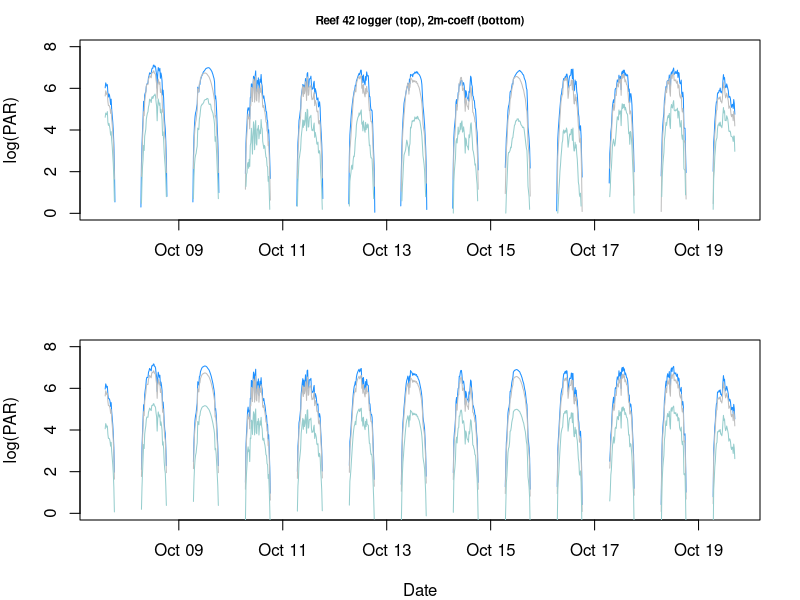
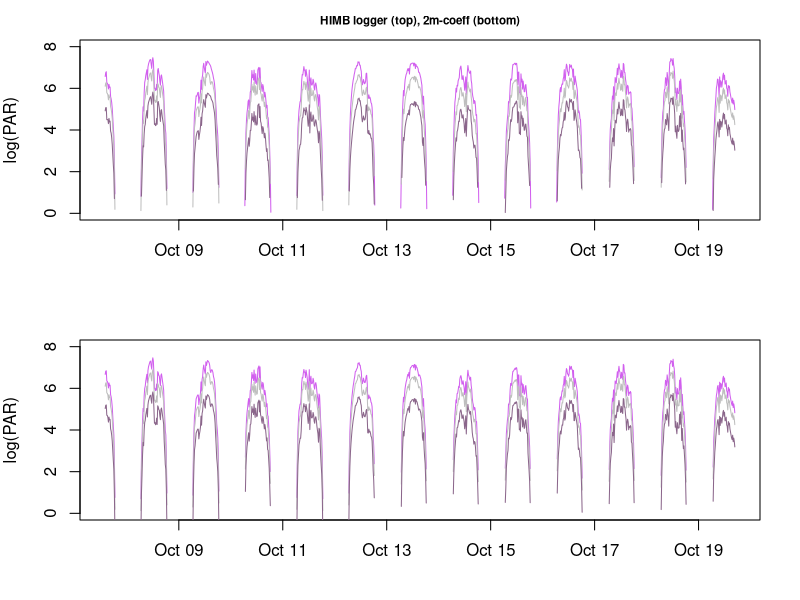
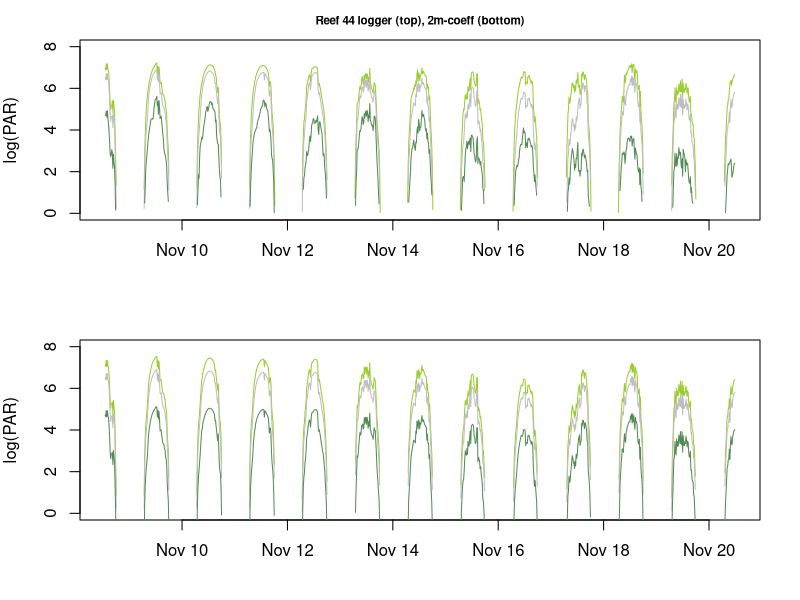
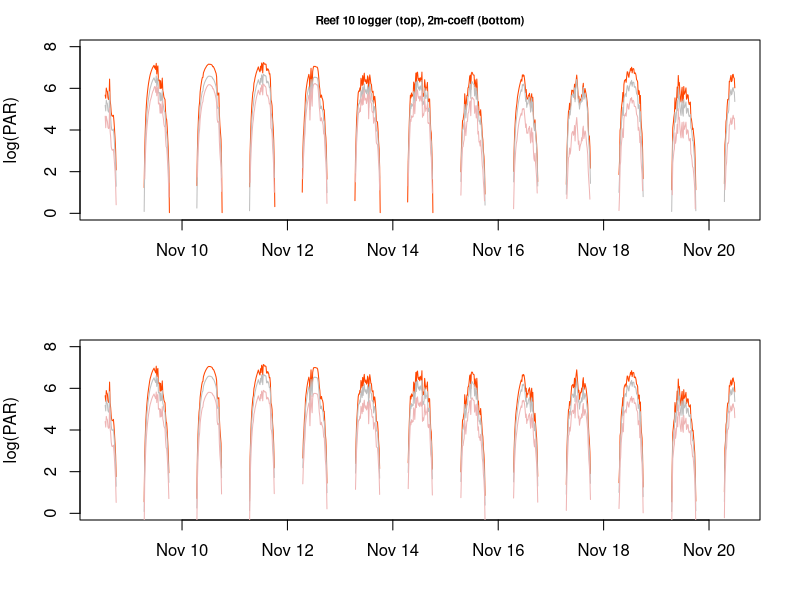

Source code (R) for these figures, in order: (Note: this script raises an error after producing the figures.)
# light attenuation with Depth as FACTOR to show light among depth zones
# this script will take the light at 2m and determine offsets at defined depth (<1m and 8m) based on loggers
# non-linear models are run and observed-expected are graphed
# a comparison of real and modeled data are also graphed to ensure agreement
# finally, a figure is made to show light environments at 3 depth environments for each site


####################################################
####################################################
### Light attenuation  October deployment ##########
####################################################
####################################################

# using October deployment at 3 depths

df<-read.csv("data/environmental/temp and light/Field.allPAR.Oct2016.csv")
df<-df[ , -which(names(df) %in% c("X","Rf44.shallow", "Rf44.mid"))] # remove R44 w/o 3 levels
df$timestamp<-as.POSIXct(df$timestamp)
df[df<=1] <- NA # remove low values to get day only

Oct.PAR<-df
colnames(Oct.PAR)[2:7]<-"PAR" # change all light columns to read "PAR" this is for rbind later

Rf42.shall<-Oct.PAR[1:2] #only time and PAR
Rf42.shall$Site<-as.factor("Rf42") # make site level
Rf42.shall$Depth<-3*0.3048 # logger at 3 ft, convert to --> meters
Rf42.mid<-Oct.PAR[, c(1,3)]; Rf42.mid$Site<-as.factor("Rf42"); Rf42.mid$Depth<-8*0.3048 # logger at 8 ft 
Rf42.deep<-Oct.PAR[, c(1,4)]; Rf42.deep$Site<-as.factor("Rf42"); Rf42.deep$Depth<-27*0.3048 # logger at 27 ft

HIMB.shall<-Oct.PAR[, c(1,5)]; HIMB.shall$Site<-as.factor("HIMB"); HIMB.shall$Depth<-1*0.3048 # logger at 1 ft
HIMB.mid<-Oct.PAR[, c(1,6)]; HIMB.mid$Site<-as.factor("HIMB"); HIMB.mid$Depth<-6*0.3048 # logger at 6 ft
HIMB.deep<-Oct.PAR[, c(1,7)]; HIMB.deep$Site<-as.factor("HIMB"); HIMB.deep$Depth<-25*0.3048 # logger at 25 ft

PAR.df<-rbind(Rf42.shall, Rf42.mid, Rf42.deep, HIMB.shall, HIMB.mid, HIMB.deep)

# Break up into each reef
#####
PAR.Rf42<-PAR.df[(PAR.df$Site=="Rf42"),] # just Rf42
PAR.Rf42$Depth<-as.factor(PAR.Rf42$Depth) # depth as factor
PAR.Rf42$Depth <- factor(PAR.Rf42$Depth, levels = c("2.4384", "0.9144", "8.2296"))
PAR.Rf42$log.PAR<-log(PAR.Rf42$PAR)

mod<-lm(log.PAR~Depth, data=PAR.Rf42, na.action=na.exclude) # Rf42 dataframe with Depth as a factor
summary(mod)$coefficients # coefficients
Rf42.coeffs<-c(coef(mod)["(Intercept)"], coef(mod)[2], coef(mod)[3])

shal<-Rf42.coeffs[2]; mid<-Rf42.coeffs[1]; deep<-Rf42.coeffs[3]

####
####
# make new dataframes for Sites
Rf42.df<-df[1:4] 

####
# making some log data
Rf42.df$log.shal<-log(Rf42.df$Rf42.shallow)
Rf42.df$log.mid<-log(Rf42.df$Rf42.mid)
Rf42.df$log.deep<-log(Rf42.df$Rf42.deep)

# making some log data using coefficients
Rf42.df$coef.shal<-Rf42.df$log.mid + shal
Rf42.df$coef.mid<-Rf42.df$log.mid
Rf42.df$coef.deep<-Rf42.df$log.mid + deep

##################
##### Figure #####
# how does data compare?

##### plot log data collected at each site
par(mfrow=c(2,1), mar=c(4,4,2,2))
plot(y=Rf42.df$log.shal, x=Rf42.df$timestamp, type="l", col="dodgerblue", 
     main="Reef 42 logger (top), 2m-coeff (bottom)", cex.main=0.7, 
     ylab="log(PAR)", xlab="", ylim=c(0,8))
par(new=T)
with(Rf42.df, lines(y=Rf42.df$log.mid, x=Rf42.df$timestamp, type="l", col="gray"))
par(new=T)
with(Rf42.df, lines(y=Rf42.df$log.deep, x=Rf42.df$timestamp, type="l", col="paleturquoise3"))

##### plot of modeled 1m and 8m using <1m model coeffs. 
plot(y=Rf42.df$coef.shal, x=Rf42.df$timestamp, type="l", col="dodgerblue", ylab="log(PAR)", 
     xlab="Date", ylim=c(0,8))
par(new=T)
with(Rf42.df, lines(y=Rf42.df$coef.mid, x=Rf42.df$timestamp, type="l", col="gray"))
par(new=T)
with(Rf42.df, lines(y=Rf42.df$coef.deep, x=Rf42.df$timestamp, type="l", col="paleturquoise3"))
legend("top", lty=1, col=c("dodgerblue", "gray", "paleturquoise3"), legend=c("<1m", "2m", "8m"), 
       lwd=2, bty="n", inset=c(0, -0.5), seg.len=1, cex=1.1, xpd=TRUE, horiz=TRUE)

dev.copy(pdf, "figures/environmental/PAR_data_2xcoef_Rf42.pdf", height=4, width=6)
dev.off()


################################ 
########### HIMB ############### 
PAR.HIMB<-PAR.df[(PAR.df$Site=="HIMB"),] # just HIMB
PAR.HIMB$Depth<-as.factor(PAR.HIMB$Depth) # depth as factor
PAR.HIMB$Depth <- factor(PAR.HIMB$Depth, levels = c("1.8288", "0.3048", "7.62"))

mod<-lm(log(PAR)~Depth, data=PAR.HIMB, na.action=na.exclude) # HIMB dataframe with Depth as a factor
summary(mod)$coefficients # coefficients
HIMB.coeffs<-c(coef(mod)["(Intercept)"], coef(mod)[2], coef(mod)[3])
shal<-HIMB.coeffs[2]; mid<-HIMB.coeffs[1]; deep<-HIMB.coeffs[3]

####
####
# make new dataframes for Sites
HIMB.df<-df[, c(1,5:7)]; 
HIMB.df[HIMB.df<=1] <- NA # remove leftover values that remain low independently

####
# making some log data
HIMB.df$log.shal<-log(HIMB.df$HIMB.shallow)
HIMB.df$log.mid<-log(HIMB.df$HIMB.mid)
HIMB.df$log.deep<-log(HIMB.df$HIMB.deep)

# making some log data using coefficients
HIMB.df$coef.shal<-HIMB.df$log.mid + shal
HIMB.df$coef.mid<-HIMB.df$log.mid 
HIMB.df$coef.deep<-HIMB.df$log.mid + deep


##################
##### Figure #####

# plot log data
par(mfrow=c(2,1), mar=c(4,4,2,2))
plot(y=HIMB.df$log.shal, x=HIMB.df$timestamp, type="l", col="mediumorchid2", 
     main="HIMB logger (top), 2m-coeff (bottom)", cex.main=0.7, ylab="log(PAR)", 
     xlab="", ylim=c(0,8))
par(new=T)
with(HIMB.df, lines(y=HIMB.df$log.mid, x=HIMB.df$timestamp, type="l", col="gray"))
par(new=T)
with(HIMB.df, lines(y=HIMB.df$log.deep, x=HIMB.df$timestamp, type="l", col="plum4"))

# plot of modeled 1m and 8m using <2m model coeffs. 
plot(y=HIMB.df$coef.shal, x=HIMB.df$timestamp, type="l", col="mediumorchid2", 
     cex.main=0.7, ylab="log(PAR)", xlab="", ylim=c(0,8))
par(new=T)
with(HIMB.df, lines(y=HIMB.df$coef.mid, x=HIMB.df$timestamp, type="l", col="gray"))
par(new=T)
with(HIMB.df, lines(y=HIMB.df$coef.deep, x=HIMB.df$timestamp, type="l", col="plum4"))
legend("top", lty=1, col=c("mediumorchid2", "gray", "plum4"), legend=c("<1m", "2m", "8m"), 
       lwd=2, bty="n", inset=c(0, -0.5), seg.len=1, cex=1.1, xpd=TRUE, horiz=TRUE)

dev.copy(pdf, "figures/environmental/PAR_data_2xcoef_HIMB.pdf", height=4, width=6)
dev.off()


####################################################
####################################################
### Light attenuation  November deployment #########
####################################################
####################################################

# using November deployment at 3 depths

df<-read.csv("data/environmental/temp and light/Field.allPAR.Nov2016.csv"); df<-df[-1]
df$timestamp<-as.POSIXct(df$timestamp)
df[df<=1] <- NA # remove low values to get day only

Nov.PAR<-df
colnames(Nov.PAR)[2:7]<-"PAR" # change all light columns to read "PAR" this is for rbind later

Rf44.shall<-Nov.PAR[1:2] #only time and PAR
Rf44.shall$Site<-as.factor("Rf44") # make site level
Rf44.shall$Depth<-1*0.3048 # logger at 1 ft, convert to --> meters
Rf44.mid<-Nov.PAR[, c(1,3)]; Rf44.mid$Site<-as.factor("Rf44"); Rf44.mid$Depth<-6*0.3048 # logger at 6 ft 
Rf44.deep<-Nov.PAR[, c(1,4)]; Rf44.deep$Site<-as.factor("Rf44"); Rf44.deep$Depth<-25*0.3048 # logger at 25 ft

Rf10.shall<-Nov.PAR[, c(1,5)]; Rf10.shall$Site<-as.factor("Rf10"); Rf10.shall$Depth<-2*0.3048 # logger at 2 ft
Rf10.mid<-Nov.PAR[, c(1,6)]; Rf10.mid$Site<-as.factor("Rf10"); Rf10.mid$Depth<-6*0.3048 # logger at 6 ft
Rf10.deep<-Nov.PAR[, c(1,7)]; Rf10.deep$Site<-as.factor("Rf10"); Rf10.deep$Depth<-26*0.3048 # logger at 26 ft

# bind together
PAR.df<-rbind(Rf44.shall, Rf44.mid, Rf44.deep, Rf10.shall, Rf10.mid, Rf10.deep)

# Break up into each reef
#####
PAR.Rf44<-PAR.df[(PAR.df$Site=="Rf44"),] # just Rf44
PAR.Rf44$Depth<-as.factor(PAR.Rf44$Depth) # depth as factor
PAR.Rf44$Depth <- factor(PAR.Rf44$Depth, levels = c("1.8288", "0.3048", "7.62"))
PAR.Rf44$log.PAR<-log(PAR.Rf44$PAR)

mod<-lm(log.PAR~Depth, data=PAR.Rf44, na.action=na.exclude) # R44 dataframe with Depth as a factor
summary(mod)$coefficients # coefficients
Rf44.coeffs<-c(coef(mod)["(Intercept)"], coef(mod)[2], coef(mod)[3])
shal<-Rf44.coeffs[2]; mid<-Rf44.coeffs[1]; deep<-Rf44.coeffs[3]

####
####
# make new dataframes for Sites
Rf44.df<-df[1:4] 

####
# making some log data
Rf44.df$log.shal<-log(Rf44.df$Rf44.shallow)
Rf44.df$log.mid<-log(Rf44.df$Rf44.mid)
Rf44.df$log.deep<-log(Rf44.df$Rf44.deep)

# making some log data using coefficients
Rf44.df$coef.shal<-Rf44.df$log.mid + shal
Rf44.df$coef.mid<-Rf44.df$log.mid
Rf44.df$coef.deep<-Rf44.df$log.mid + deep

##################
##### Figure #####
# how does data compare?

##### plot log data collected at each site
par(mfrow=c(2,1), mar=c(4,4,2,2))
plot(y=Rf44.df$log.shal, x=Rf44.df$timestamp, type="l", col="yellowgreen", 
     main="Reef 44 logger (top), 2m-coeff (bottom)", cex.main=0.7, 
     ylab="log(PAR)", xlab="", ylim=c(0,8))
par(new=T)
with(Rf44.df, lines(y=Rf44.df$log.mid, x=Rf44.df$timestamp, type="l", col="gray"))
par(new=T)
with(Rf44.df, lines(y=Rf44.df$log.deep, x=Rf44.df$timestamp, type="l", col="palegreen4"))

##### plot of modeled 2m and 8m using <1m model coeffs. 
plot(y=Rf44.df$coef.shal, x=Rf44.df$timestamp, type="l", col="yellowgreen", ylab="log(PAR)", 
     xlab="", ylim=c(0,8))
par(new=T)
with(Rf44.df, lines(y=Rf44.df$coef.mid, x=Rf44.df$timestamp, type="l", col="gray"))
par(new=T)
with(Rf44.df, lines(y=Rf44.df$coef.deep, x=Rf44.df$timestamp, type="l", col="palegreen4"))
legend("top", lty=1, col=c("yellowgreen", "gray", "palegreen4"), legend=c("<1m", "2m", "8m"), 
       lwd=2, bty="n", inset=c(0, -0.5), seg.len=1, cex=1.1, xpd=TRUE, horiz=TRUE)

dev.copy(pdf, "figures/environmental/PAR_data_2xcoef_Rf44.pdf", height=4, width=6)
dev.off()


###################################
########### Reef 10 ############### 
PAR.Rf10<-PAR.df[(PAR.df$Site=="Rf10"),] # just Rf10
PAR.Rf10$Depth<-as.factor(PAR.Rf10$Depth) # depth as factor
PAR.Rf10$Depth <- factor(PAR.Rf10$Depth, levels = c("1.8288", "0.6096", "7.9248"))

mod<-lm(log(PAR)~Depth, data=PAR.Rf10, na.action=na.exclude) # Rf10 dataframe with Depth as a factor
summary(mod)$coefficients # coefficients
Rf10.coeffs<-c(coef(mod)["(Intercept)"], coef(mod)[2], coef(mod)[3])
shal<-Rf10.coeffs[2]; mid<-Rf10.coeffs[1]; deep<-Rf10.coeffs[3]

####
####
# make new dataframes for Sites
Rf10.df<-df[, c(1,5:7)]

####
# making some log data
Rf10.df$log.shal<-log(Rf10.df$Rf10.shallow)
Rf10.df$log.mid<-log(Rf10.df$Rf10.mid)
Rf10.df$log.deep<-log(Rf10.df$Rf10.deep)

# making some log data using coefficients
Rf10.df$coef.shal<-Rf10.df$log.mid + shal
Rf10.df$coef.mid<-Rf10.df$log.mid
Rf10.df$coef.deep<-Rf10.df$log.mid + deep

##################
##### Figure #####

# plot log data
par(mfrow=c(2,1), mar=c(4,4,2,2))
plot(y=Rf10.df$log.shal, x=Rf10.df$timestamp, type="l", col="orangered", 
     main="Reef 10 logger (top), 2m-coeff (bottom)", cex.main=0.7, ylab="log(PAR)", 
     xlab="", ylim=c(0,8))
par(new=T)
with(Rf10.df, lines(y=Rf10.df$log.mid, x=Rf10.df$timestamp, type="l", col="gray"))
par(new=T)
with(Rf10.df, lines(y=Rf10.df$log.deep, x=Rf10.df$timestamp, type="l", col="rosybrown2"))

# plot of modeled 2m and 8m using <1m model coeffs. 
plot(y=Rf10.df$coef.shal, x=Rf10.df$timestamp, type="l", col="orangered", 
     cex.main=0.7, ylab="log(PAR)", xlab="", ylim=c(0,8))
par(new=T)
with(Rf10.df, lines(y=Rf10.df$coef.mid, x=Rf10.df$timestamp, type="l", col="gray"))
par(new=T)
with(Rf10.df, lines(y=Rf10.df$coef.deep, x=Rf10.df$timestamp, type="l", col="rosybrown2"))
legend("top", lty=1, col=c("orangered", "gray", "rosybrown2"), legend=c("<1m", "2m", "8m"), 
       lwd=2, bty="n", inset=c(0, -0.45), seg.len=1, cex=0.9, xpd=TRUE, horiz=TRUE)

dev.copy(pdf, "figures/environmental/PAR_data_2xcoef_Rf10.pdf", height=4, width=6)
dev.off()


########
# combine all coefficients
all.coefficients<-rbind(Rf42.coeffs, HIMB.coeffs, Rf44.coeffs, Rf10.coeffs)
write.csv(all.coefficients, "data/environmental/light coeffs.csv")

###########

par(mfrow=c(4,3), mar=c(4,4,2,2))
d<-Rf42.df
plot(d$log.shal~d$coef.shal); abline(lm(d$log.shal~d$coef.shal), col="red")
plot(d$log.mid~d$coef.mid, main="Reef 42"); abline(lm(d$log.mid~d$coef.mid), col="red")
plot(d$log.deep~d$coef.deep); abline(lm(d$log.deep~d$coef.deep), col="red")

d<-Rf44.df
plot(d$log.shal~d$coef.shal); abline(lm(d$log.shal~d$coef.shal), col="red")
plot(d$log.mid~d$coef.mid, main="Reef 44"); abline(lm(d$log.mid~d$coef.mid), col="red")
plot(d$log.deep~d$coef.deep); abline(lm(d$log.deep~d$coef.deep), col="red")

d<-HIMB.df
plot(d$log.shal~d$coef.shal); abline(lm(d$log.shal~d$coef.shal), col="red")
plot(d$log.mid~d$coef.mid, main="HIMB"); abline(lm(d$log.mid~d$coef.mid), col="red")
plot(d$log.deep~d$coef.deep); abline(lm(d$log.deep~d$coef.deep), col="red")

d<-Rf10.df
plot(d$log.shal~d$coef.shal); abline(lm(d$log.shal~d$coef.shal), col="red")
plot(d$log.mid~d$coef.mid, main="Reef 10"); abline(lm(d$log.mid~d$coef.mid), col="red")
plot(d$log.deep~d$coef.deep); abline(lm(d$log.deep~d$coef.deep), col="red")

dev.copy(pdf, "figures/environmental/PAR_coef_ob.ex.pdf", height=6, width=6)
dev.off()

########### 


#########################
#########################
#########################

##### 
##### all PAR
files <- list.files(path="data/environmental/temp and light/Jun_DecPAR/all PAR", pattern = "csv$", full.names = T)
tables <- lapply(files, read.csv, header = TRUE)
All.PAR<-do.call(rbind, tables)
All.PAR=All.PAR[-1]
All.PAR$timestamp<-as.POSIXct(All.PAR$timestamp) # fix date

# make a date sequence for entire study
all.date.time<-as.data.frame(seq(
  from=as.POSIXct("2016-06-10 00:00:00", tz="HST"),
  to=as.POSIXct("2017-01-12 00:00:00", tz="HST"),
  by="15 min"))  
colnames(all.date.time)[1]<-"timestamp"

# merge the PAR data and the date sequence to make a complete df through time
PAR.3site<-merge(all.date.time, All.PAR, by="timestamp", all.x=T)
R10.par<-read.csv("data/environmental/temp and light/Jun_DecPAR/all PAR/Reef 10/Rf10.PAR.csv")
R10.par<-R10.par[-1]; R10.par$timestamp<-as.POSIXct(R10.par$timestamp)

PAR.4site<-merge(PAR.3site, R10.par, by="timestamp", all.x=T)
PAR.4site$month <- months(as.Date(PAR.4site$timestamp)) # makes a month column
PAR.4site<-PAR.4site[, c(1,6, 2:5)]

# determine monthly mean for PAR during deployments at depth
write.csv(PAR.4site, "data/environmental/temp and light/Jun_DecPAR/All.PAR.csv")


###########
###########
########### 
# read in all PAR data at 2m and model what the 1m and 8m data would look like
df<-PAR.4site # all the instantaneous light data
df[df<=1] <- NA

coeffs<-read.csv("data/environmental/light coeffs.csv") # modeled coefficients
colnames(coeffs)<-c("Site", "Intercept", "shal.coeff", "deep.coeff")

# log transform PAR data to determine light at depth, then reverse transform

## example calcs
# df$log.shal<-df$log.mid - mid.coeff
# df$log.mid<-df$log.mid
# df$log.deep<-df$log.mid - mid.coeff + deep.coeff

df$logRf42.mid<-log(df$Rf42.mid)
df$logRf42.shall<-log(df$Rf42.mid) + coeffs[1,3]
df$logRf42.deep<-log(df$Rf42.mid) + coeffs[1,4]

df$logHIMB.mid<-log(df$HIMB.mid)
df$logHIMB.shall<-log(df$HIMB.mid) + coeffs[2,3]
df$logHIMB.deep<-log(df$HIMB.mid) + coeffs[2,4]

df$logRf44.mid<-log(df$Rf44.mid)
df$logRf44.shall<-log(df$Rf44.mid) + coeffs[3,3]
df$logRf44.deep<-log(df$Rf44.mid) + coeffs[3,4]

df$logRf10.mid<-log(df$Rf10.mid)
df$logRf10.shall<-log(df$Rf10.mid) + coeffs[4,3]
df$logRf10.deep<-log(df$Rf10.mid) + coeffs[4,4]


df$bt.Rf42.mid<-1*exp(df$logRf42.mid)
df$bt.Rf42.shall<-1*exp(df$logRf42.shall)
df$bt.Rf42.deep<-1*exp(df$logRf42.deep)

df$bt.Rf44.mid<-1*exp(df$logRf44.mid)
df$bt.Rf44.shall<-1*exp(df$logRf44.shall)
df$bt.Rf44.deep<-1*exp(df$logRf44.deep)

df$bt.HIMB.mid<-1*exp(df$logHIMB.mid)
df$bt.HIMB.shall<-1*exp(df$logHIMB.shall)
df$bt.HIMB.deep<-1*exp(df$logHIMB.deep)

df$bt.Rf10.mid<-1*exp(df$logRf10.mid)
df$bt.Rf10.shall<-1*exp(df$logRf10.shall)
df$bt.Rf10.deep<-1*exp(df$logRf10.deep)


All.PAR.df<-df[, (names(df) %in% c("timestamp", "month", 
                                   "bt.Rf42.shall", "bt.Rf42.mid", "bt.Rf42.deep",
                                   "bt.Rf44.shall", "bt.Rf44.mid", "bt.Rf44.deep", 
                                   "bt.HIMB.shall", "bt.HIMB.mid", "bt.HIMB.deep",  
                                   "bt.Rf10.shall", "bt.Rf10.mid", "bt.Rf10.deep"))]

colnames(All.PAR.df)<-c("timestamp", "month", 
                        "Rf42.mid", "Rf42.shall", "Rf42.deep",
                        "Rf44.mid", "Rf44.shall", "Rf44.deep", 
                        "HIMB.mid", "HIMB.shall", "HIMB.deep",  
                        "Rf10.mid", "Rf10.shall", "Rf10.deep")


# Plot it!!
# Reef 44
par(mfrow=c(2,2), mar=c(4,5,2,2))

plot(y=All.PAR.df$Rf44.shall, x=All.PAR.df$timestamp, type="l", col="palegreen2", 
     cex.main=0.7, ylab=(expression(paste("PAR"~(mu*mol~photons~m^-2~s^-1), sep="")))
     , xlab="", main="Reef 44", cex.main=1, ylim=c(0, 2400))
par(new=T)
with(All.PAR.df, lines(y=All.PAR.df$Rf44.mid, x=All.PAR.df$timestamp, type="l", col="gray"))
par(new=T)
with(All.PAR.df, lines(y=All.PAR.df$Rf44.deep, x=All.PAR.df$timestamp, type="l", col="palegreen4"))
legend("topright", lty=1, col=c("palegreen2", "gray", "palegreen4"), legend=c("<1m", "2m", "8m"), 
       lwd=2, bty="n", inset=c(-0.25, -0.05), seg.len=0.5, cex=0.9, x.intersp=0.2, y.intersp=0.4)


# Plot it!!
# Reef 42
plot(y=All.PAR.df$Rf42.shall, x=All.PAR.df$timestamp, type="l", col="dodgerblue", 
     cex.main=0.7, ylab=(expression(paste("PAR"~(mu*mol~photons~m^-2~s^-1), sep="")))
     , xlab="", main="Reef 42", cex.main=1, ylim=c(0, 2400))
par(new=T)
with(All.PAR.df, lines(y=All.PAR.df$Rf42.mid, x=All.PAR.df$timestamp, type="l", col="gray"))
par(new=T)
with(All.PAR.df, lines(y=All.PAR.df$Rf42.deep, x=All.PAR.df$timestamp, type="l", col="paleturquoise3"))
legend("topright", lty=1, col=c("dodgerblue", "gray", "paleturquoise3"), legend=c("<1m", "2m", "8m"), 
       lwd=2, bty="n", inset=c(-0.25, -0.05), seg.len=0.5, cex=0.9, x.intersp=0.2, y.intersp=0.4)

# Plot it!!
# Reef 10
plot(y=All.PAR.df$Rf10.shall, x=All.PAR.df$timestamp, type="l", col="orangered", 
     cex.main=0.7, ylab=(expression(paste("PAR"~(mu*mol~photons~m^-2~s^-1), sep="")))
     , xlab="Dates", main="Reef 10", cex.main=1, ylim=c(0, 2400))
par(new=T)
with(All.PAR.df, lines(y=All.PAR.df$Rf10.mid, x=All.PAR.df$timestamp, type="l", col="gray"))
par(new=T)
with(All.PAR.df, lines(y=All.PAR.df$Rf10.deep, x=All.PAR.df$timestamp, type="l", col="sandybrown"))
legend("topright", lty=1, col=c("orangered", "gray", "sandybrown"), legend=c("<1m", "2m", "8m"), 
       lwd=2, bty="n", inset=c(-0.25, -0.05), seg.len=0.5, cex=0.9, x.intersp=0.2, y.intersp=0.4)

# Plot it!
# HIMB
plot(y=All.PAR.df$HIMB.shall, x=All.PAR.df$timestamp, type="l", col="mediumorchid2", 
     cex.main=0.7, ylab=(expression(paste("PAR"~(mu*mol~photons~m^-2~s^-1), sep="")))
     , xlab="Dates", main="HIMB", cex.main=1, ylim=c(0, 2400))
par(new=T)
with(All.PAR.df, lines(y=All.PAR.df$HIMB.mid, x=All.PAR.df$timestamp, type="l", col="gray"))
par(new=T)
with(All.PAR.df, lines(y=All.PAR.df$HIMB.deep, x=All.PAR.df$timestamp, type="l", col="plum4"))
legend("topright", lty=1, col=c("mediumorchid2", "gray", "rosybrown2"), legend=c("<1m", "2m", "8m"), 
       lwd=2, bty="n", inset=c(-0.25, -0.05), seg.len=0.5, cex=0.9, x.intersp=0.2, y.intersp=0.4)

dev.copy(pdf, "figures/environmental/PAR.all depths.pdf", height=7, width=8)
dev.off()



